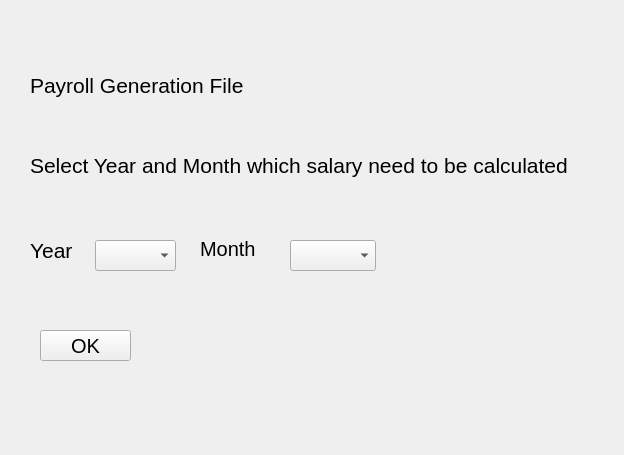
<?xml version="1.0" encoding="UTF-8"?>
<ui version="4.0">
 <class>Payroll</class>
 <widget class="QWidget" name="Payroll">
  <property name="geometry">
   <rect>
    <x>0</x>
    <y>0</y>
    <width>624</width>
    <height>455</height>
   </rect>
  </property>
  <property name="windowTitle">
   <string>Form</string>
  </property>
  <widget class="QComboBox" name="comboBox">
   <property name="geometry">
    <rect>
     <x>95</x>
     <y>240</y>
     <width>81</width>
     <height>31</height>
    </rect>
   </property>
  </widget>
  <widget class="QComboBox" name="comboBox_2">
   <property name="geometry">
    <rect>
     <x>290</x>
     <y>240</y>
     <width>86</width>
     <height>31</height>
    </rect>
   </property>
  </widget>
  <widget class="QLabel" name="label">
   <property name="geometry">
    <rect>
     <x>30</x>
     <y>240</y>
     <width>81</width>
     <height>21</height>
    </rect>
   </property>
   <property name="font">
    <font>
     <pointsize>16</pointsize>
    </font>
   </property>
   <property name="text">
    <string>Year</string>
   </property>
  </widget>
  <widget class="QLabel" name="label_2">
   <property name="geometry">
    <rect>
     <x>200</x>
     <y>240</y>
     <width>67</width>
     <height>17</height>
    </rect>
   </property>
   <property name="font">
    <font>
     <pointsize>15</pointsize>
    </font>
   </property>
   <property name="text">
    <string>Month</string>
   </property>
  </widget>
  <widget class="QLabel" name="label_3">
   <property name="geometry">
    <rect>
     <x>30</x>
     <y>70</y>
     <width>221</width>
     <height>31</height>
    </rect>
   </property>
   <property name="font">
    <font>
     <pointsize>16</pointsize>
    </font>
   </property>
   <property name="text">
    <string>Payroll Generation File </string>
   </property>
  </widget>
  <widget class="QLabel" name="label_4">
   <property name="geometry">
    <rect>
     <x>30</x>
     <y>150</y>
     <width>551</width>
     <height>31</height>
    </rect>
   </property>
   <property name="font">
    <font>
     <pointsize>16</pointsize>
    </font>
   </property>
   <property name="text">
    <string>Select Year and Month which salary need to be calculated</string>
   </property>
  </widget>
  <widget class="QPushButton" name="pushButton">
   <property name="geometry">
    <rect>
     <x>40</x>
     <y>330</y>
     <width>91</width>
     <height>31</height>
    </rect>
   </property>
   <property name="font">
    <font>
     <pointsize>15</pointsize>
    </font>
   </property>
   <property name="text">
    <string>OK</string>
   </property>
  </widget>
 </widget>
 <resources/>
 <connections/>
</ui>
